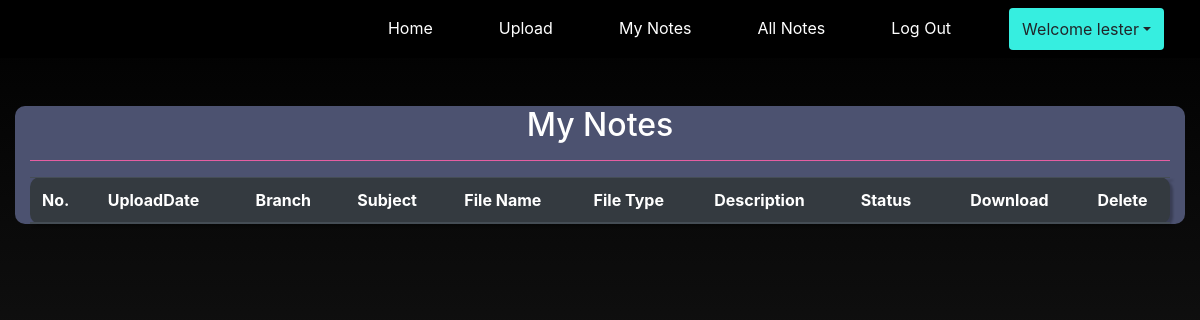
Page /view_mynotes (signed in) on the earlier database version.
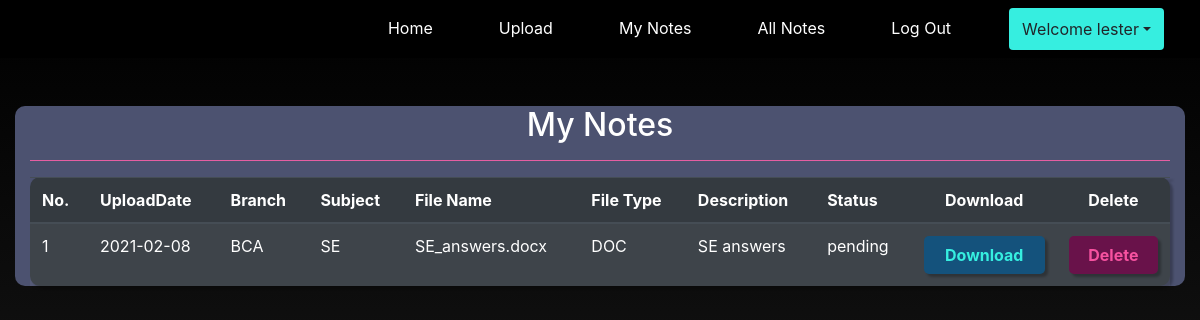
Same page on the later database version.
### notes/models.py (models this page shows, shortened)
class Notes(models.Model):
    user = models.ForeignKey(User,on_delete=models.CASCADE)
    uploadingdate = models.CharField(max_length=30)
    branch = models.CharField(max_length=13)
    subject = models.CharField(max_length=15)
    notesfile = models.FileField(max_length=100,null=True)
    filetype = models.CharField(max_length=30, null=True)
    description = models.CharField(max_length=200)
    status = models.CharField(max_length=10)

### notes/views.py (the view)
# urls.py: path('view_mynotes',view_mynotes,name='view_mynotes'),
def view_mynotes(request):
    if not request.user.is_authenticated:
        return redirect('login')
    user = User.objects.get(id=request.user.id)
    notes = Notes.objects.filter(user=user)
    d = {'notes': notes}
    return render(request, 'view_mynotes.html', d)

### notes/templates/view_mynotes.html (shortened to what this page needs)
{% extends 'usernavigation.html'%} {% block body %} {% load static %}
<link
  rel="stylesheet"
  href="https://cdnjs.cloudflare.com/ajax/libs/twitter-bootstrap/4.5.2/css/bootstrap.css"
/>
<link
  rel="stylesheet"
  href="https://cdn.datatables.net/1.10.23/css/dataTables.bootstrap4.min.css"
/>
<div style="animation: transitionIn 0.75s">
  <div class="col-12 mt-5">
    <div class="container1 col-12">
      <h2 class="text-white text-center">My Notes</h2>
      <hr style="background-color: hotpink" />
      <table
        class="table table-striped table-hover table-dark"
        style="
          border-radius: 10px;
          filter: drop-shadow(3px 3px 1px rgba(0, 0, 0, 0.25));
        "
        id="example"
      >
        <thead>
          <tr>
            <th>No.</th>
            <th>UploadDate</th>
            <th>Branch</th>
            <th>Subject</th>
            <th>File Name</th>
            <th>File Type</th>
            <th>Description</th>
            <th>Status</th>
            <th style="text-align: center">Download</th>
            <th style="text-align: center">Delete</th>
          </tr>
        </thead>
        {% for i in notes %}
        <tbody>
          <tr>
            <td>{{forloop.counter}}</td>
            <td>{{i.uploadingdate}}</td>
            <td>{{i.branch}}</td>
            <td>{{i.subject}}</td>
            <td>{{i.notesfile}}</td>
            <td>{{i.filetype}}</td>
            <td>{{i.description}}</td>
            <td>{{i.status}}</td>
            <td>
              <a
                href="{{i.notesfile.url}}"
                class="btn font-weight-bold"
                style="
                  background-color: #14527c;
                  color: #36eee0;
                  border-radius: 5px;
                  width: 100%;
                  filter: drop-shadow(3px 3px 1px rgba(0, 0, 0, 0.25));
                "
                >Download</a
              >
            </td>
            <td>
              <a
                href="{% url 'delete_mynotes' i.id %}"
                class="btn font-weight-bold"
                style="
                  background-color: #69124a;
                  color: #f652a0;
                  border-radius: 5px;
                  width: 100%;
                  filter: drop-shadow(3px 3px 1px rgba(0, 0, 0, 0.25));
                "
                onclick="return confirm('Are you sure you want to delete?')"
                >Delete</a
              >
            </td>
          </tr>
          {% endfor %}
        </tbody>
      </table>
    </div>
  </div>
</div>
{% endblock %}

Differences in the rows shown:
added Notes: uploadingdate "2021-02-08", branch "BCA", subject "SE", notesfile "SE_answers.docx", filetype "DOC", description "SE answers", status "pending"
